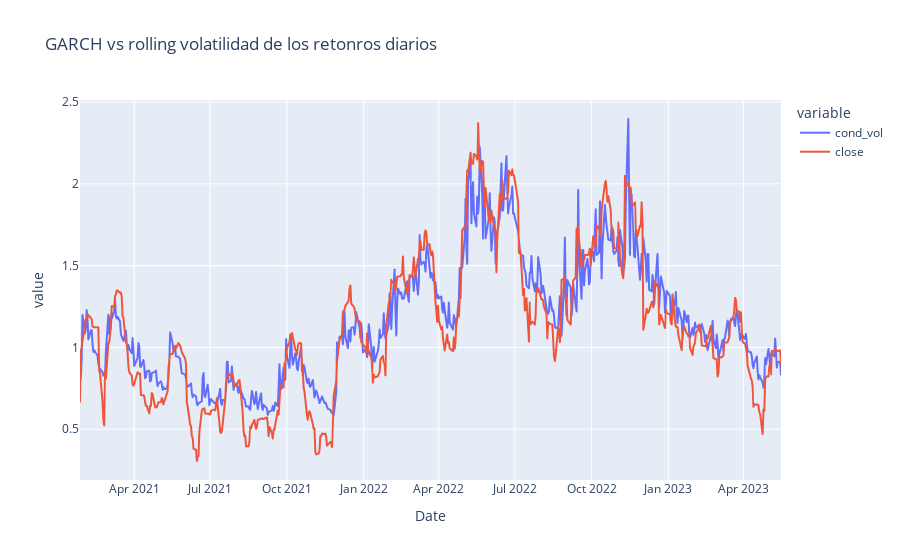

Write notebook code for a chart like this one.
### Code cell
garch_and_rolling_std_plot = px.line(garch_and_rolling_std,
                                     title="GARCH vs rolling volatilidad de los retonros diarios")
garch_and_rolling_std_plot.show()

### Figure 1 — Plotly figure (JSON) as saved in the notebook; plotly's stock layout.template omitted (floating-point values rounded to 4 significant figures; data arrays with more than 128 entries replaced by an {"elided": "..."} marker saying what was removed)
{"data": [{"hovertemplate": "variable=cond_vol<br>Date=%{x}<br>value=%{y}<extra></extra>", "legendgroup": "cond_vol", "line": {"color": "#636efa", "dash": "solid"}, "marker": {"symbol": "circle"}, "mode": "lines", "name": "cond_vol", "showlegend": true, "type": "scattergl", "x": {"elided": "581 str values"}, "xaxis": "x", "y": {"elided": "581 float values"}, "yaxis": "y"}, {"hovertemplate": "variable=close<br>Date=%{x}<br>value=%{y}<extra></extra>", "legendgroup": "close", "line": {"color": "#EF553B", "dash": "solid"}, "marker": {"symbol": "circle"}, "mode": "lines", "name": "close", "showlegend": true, "type": "scattergl", "x": {"elided": "581 str values"}, "xaxis": "x", "y": {"elided": "581 float values"}, "yaxis": "y"}], "layout": {"legend": {"title": {"text": "variable"}, "tracegroupgap": 0}, "title": {"text": "GARCH vs rolling volatilidad de los retonros diarios"}, "xaxis": {"anchor": "y", "domain": [0, 1], "title": {"text": "Date"}}, "yaxis": {"anchor": "x", "domain": [0, 1], "title": {"text": "value"}}}}
